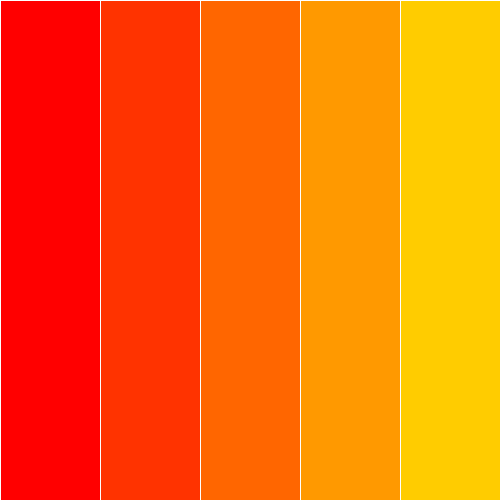
Frame 1 (no input)
Frame 60 (the mouse pressed at the canvas centre just before this capture): identical to frame 1, image omitted
Frame 120 (the mouse held since frame 60 and released just before this capture): identical to frame 1, image omitted

The Processing sketch that drew this single still picture (run headless with seeded random() and noise(); from frame 60 on, the mouse is pressed at the canvas centre):

// Processing sketch: color_gradation4
// ── color_gradation4.pde
void setup() {
    size(500,500);
}

void draw() {
  background(0);
  stroke(255);
  color f = color(255,0,0);
  color t = color(255,255,0);
  for (int i=0; i<5; i++) {
    float amt = map(i,0,5,0.0,1.0);
    color inter = lerpColor(f,t,amt);
    fill(inter);
    rect(i*100,0,100,height);
  }
}
